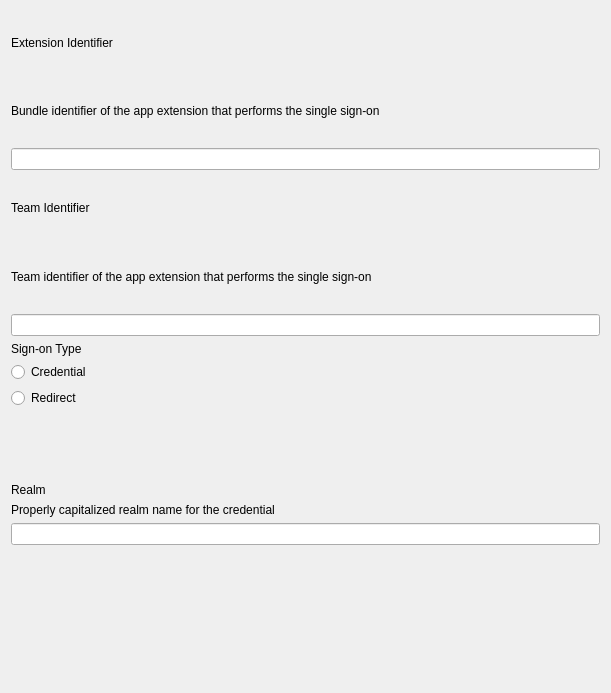
<?xml version="1.0" encoding="UTF-8"?>
<ui version="4.0">
 <class>SingleSignOnExtensionsForm</class>
 <widget class="QWidget" name="SingleSignOnExtensionsForm">
  <property name="geometry">
   <rect>
    <x>0</x>
    <y>0</y>
    <width>611</width>
    <height>693</height>
   </rect>
  </property>
  <property name="windowTitle">
   <string>Form</string>
  </property>
  <layout class="QGridLayout" name="gridLayout">
   <item row="7" column="0">
    <widget class="ItemListWidget" name="urlsWidget" native="true"/>
   </item>
   <item row="11" column="0">
    <widget class="ItemListWidget" name="domainsWidget" native="true"/>
   </item>
   <item row="10" column="0">
    <widget class="QWidget" name="realmWidget" native="true">
     <layout class="QVBoxLayout" name="verticalLayout_4">
      <property name="leftMargin">
       <number>0</number>
      </property>
      <property name="topMargin">
       <number>0</number>
      </property>
      <property name="rightMargin">
       <number>0</number>
      </property>
      <property name="bottomMargin">
       <number>0</number>
      </property>
      <item>
       <widget class="QLabel" name="realmTitle">
        <property name="text">
         <string>Realm</string>
        </property>
       </widget>
      </item>
      <item>
       <widget class="QLabel" name="lTipRealm">
        <property name="text">
         <string>Properly capitalized realm name for the credential</string>
        </property>
        <property name="wordWrap">
         <bool>true</bool>
        </property>
       </widget>
      </item>
      <item>
       <widget class="QLineEdit" name="realmField">
        <property name="echoMode">
         <enum>QLineEdit::Normal</enum>
        </property>
       </widget>
      </item>
     </layout>
    </widget>
   </item>
   <item row="6" column="0">
    <widget class="QWidget" name="typeWidget" native="true">
     <layout class="QVBoxLayout" name="verticalLayout_3">
      <property name="leftMargin">
       <number>0</number>
      </property>
      <property name="topMargin">
       <number>0</number>
      </property>
      <property name="rightMargin">
       <number>0</number>
      </property>
      <property name="bottomMargin">
       <number>0</number>
      </property>
      <item>
       <widget class="QLabel" name="typeTitle">
        <property name="text">
         <string>Sign-on Type</string>
        </property>
       </widget>
      </item>
      <item>
       <widget class="QRadioButton" name="radioButtonTypeCredential">
        <property name="text">
         <string>Credential</string>
        </property>
       </widget>
      </item>
      <item>
       <widget class="QRadioButton" name="radioButtonTypeRedirect">
        <property name="text">
         <string>Redirect</string>
        </property>
       </widget>
      </item>
     </layout>
    </widget>
   </item>
   <item row="13" column="0">
    <widget class="PListEditor" name="customConfigurationEditor" native="true"/>
   </item>
   <item row="5" column="0">
    <widget class="QLineEdit" name="teamIdentifierField"/>
   </item>
   <item row="1" column="0">
    <widget class="QLabel" name="lTipExtensionIdentifier">
     <property name="text">
      <string>Bundle identifier of the app extension that performs the single sign-on</string>
     </property>
     <property name="wordWrap">
      <bool>true</bool>
     </property>
    </widget>
   </item>
   <item row="2" column="0">
    <widget class="QLineEdit" name="extensionIdentifierField"/>
   </item>
   <item row="3" column="0">
    <widget class="QLabel" name="teamIdentifierTitle">
     <property name="text">
      <string>Team Identifier</string>
     </property>
    </widget>
   </item>
   <item row="0" column="0">
    <widget class="QLabel" name="extensionIdentifierTitle">
     <property name="text">
      <string>Extension Identifier</string>
     </property>
    </widget>
   </item>
   <item row="4" column="0">
    <widget class="QLabel" name="lTipTeamIdentifier">
     <property name="text">
      <string>Team identifier of the app extension that performs the single sign-on</string>
     </property>
     <property name="wordWrap">
      <bool>true</bool>
     </property>
    </widget>
   </item>
  </layout>
 </widget>
 <customwidgets>
  <customwidget>
   <class>ItemListWidget</class>
   <extends>QWidget</extends>
   <header>FWAdminLib/Configurator/ItemListWidget.h</header>
   <container>1</container>
  </customwidget>
  <customwidget>
   <class>PListEditor</class>
   <extends>QWidget</extends>
   <header>FWAdminLib/PListEditor.h</header>
   <container>1</container>
  </customwidget>
 </customwidgets>
 <tabstops>
  <tabstop>extensionIdentifierField</tabstop>
  <tabstop>teamIdentifierField</tabstop>
 </tabstops>
 <resources/>
 <connections/>
</ui>
